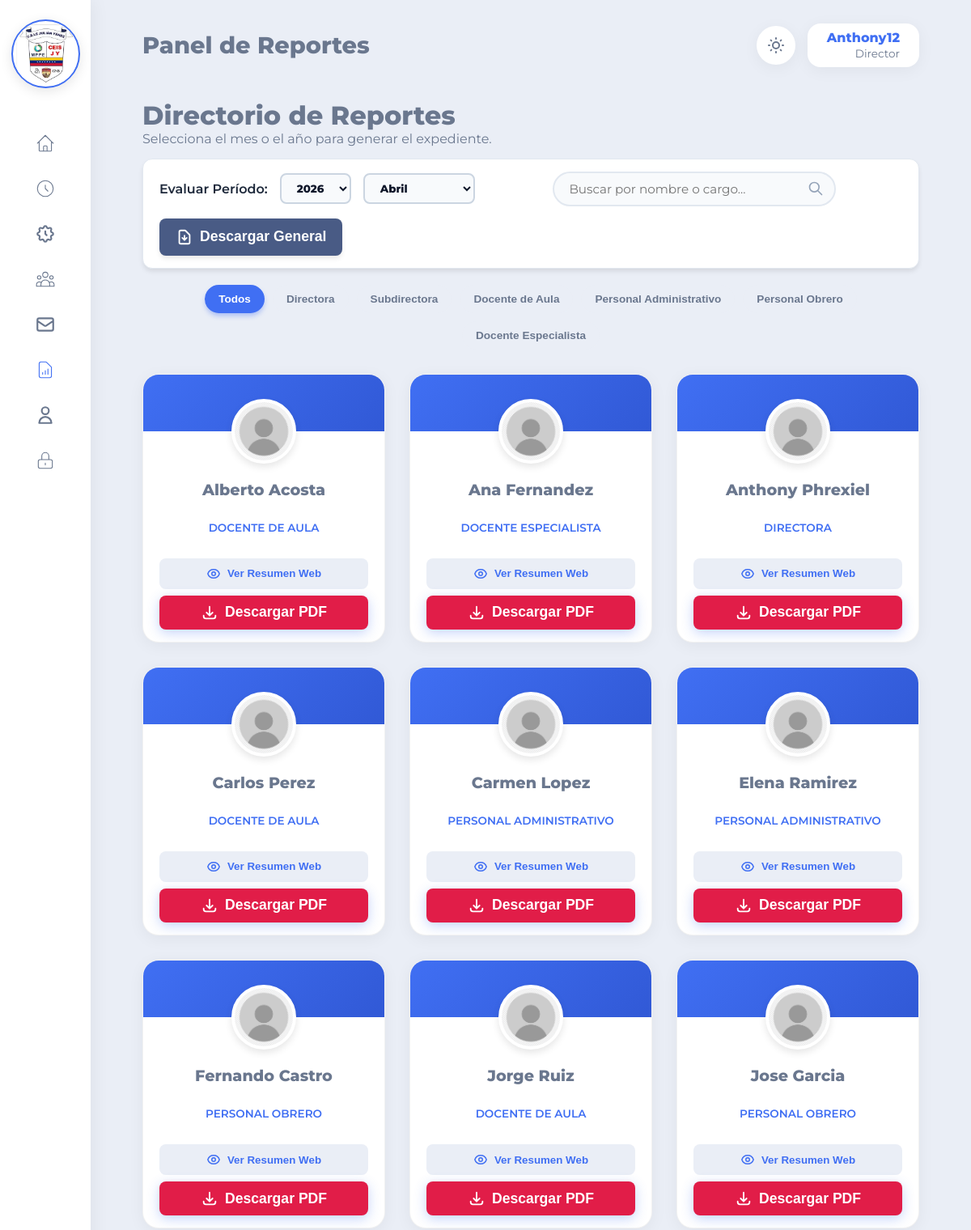
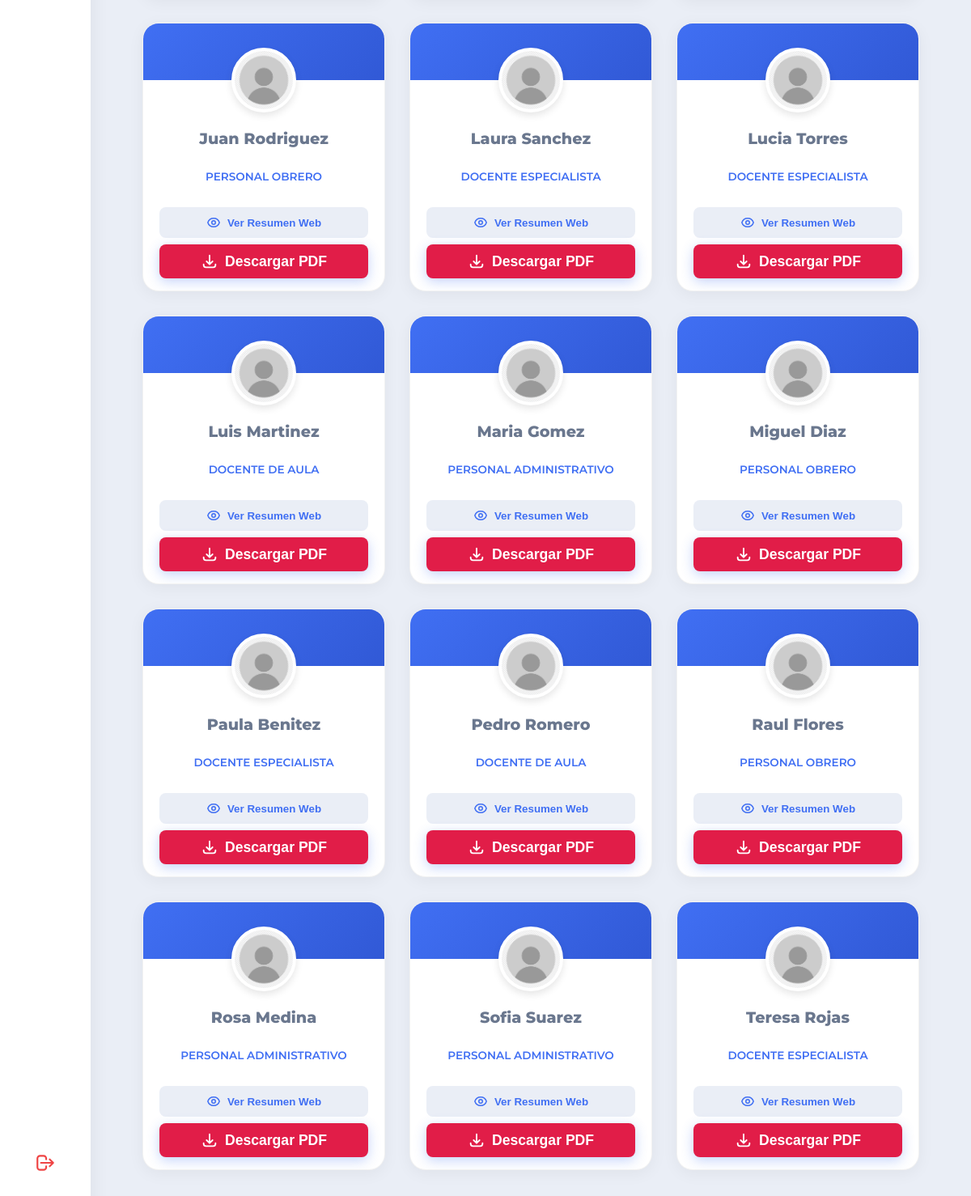
/vistas/reportes.php (signed in), run on the app's committed database (2 pictures, top to bottom).
### tables this page shows
CREATE TABLE `cargos` (
  `id_cargo` int(11) NOT NULL AUTO_INCREMENT,
  `nombre_cargo` varchar(100) NOT NULL,
  PRIMARY KEY (`id_cargo`)
);

CREATE TABLE `personal` (
  `id_personal` int(11) NOT NULL AUTO_INCREMENT,
  `cedula` varchar(15) NOT NULL,
  `nombres` varchar(100) NOT NULL,
  `apellidos` varchar(100) NOT NULL,
  `foto_perfil` varchar(255) NOT NULL DEFAULT 'default.png',
  `telefono` varchar(20) NOT NULL,
  `id_cargo` int(11) NOT NULL,
  `id_usuario` int(11) NOT NULL,
  `hora_entrada_personalizada` time DEFAULT NULL,
  `hora_salida_personalizada` time DEFAULT NULL,
  `fecha_ingreso` date DEFAULT curdate(),
  PRIMARY KEY (`id_personal`),
  UNIQUE KEY `cedula_unica` (`cedula`),
  KEY `fk_personal_cargo` (`id_cargo`),
  KEY `fk_personal_usuario` (`id_usuario`),
  CONSTRAINT `fk_personal_cargo` FOREIGN KEY (`id_cargo`) REFERENCES `cargos` (`id_cargo`) ON UPDATE CASCADE,
  CONSTRAINT `fk_personal_usuario` FOREIGN KEY (`id_usuario`) REFERENCES `usuarios` (`id_usuario`) ON DELETE CASCADE ON UPDATE CASCADE
);

### vistas/reportes.php (the view, shortened to what this page needs)
<?php
require_once '../configuracion/conexion.php';
$id_rol = $_SESSION['id_rol'];
$es_directivo = ($id_rol == 1 || $id_rol == 2);
if ($es_directivo) {
    $stmt_fechas = $conexion->query("SELECT DISTINCT YEAR(fecha) as anio, MONTH(fecha) as mes FROM asistencias ORDER BY anio DESC, mes DESC");
}
$fechas_bd = $stmt_fechas->fetchAll(PDO::FETCH_ASSOC);
$anios_disponibles = [];
foreach ($fechas_bd as $f) {
    if (!in_array($f['anio'], $anios_disponibles)) {
        $anios_disponibles[] = $f['anio'];
    }
}
$stmt_cargos = $conexion->query("SELECT id_cargo, nombre_cargo FROM cargos ORDER BY id_cargo ASC");
$cargos = $stmt_cargos->fetchAll(PDO::FETCH_ASSOC);
if ($es_directivo) {
    $sql_personal = "
        SELECT p.id_personal, p.nombres, p.apellidos, p.foto_perfil, p.id_cargo, c.nombre_cargo
        FROM personal p
        INNER JOIN cargos c ON p.id_cargo = c.id_cargo
        INNER JOIN usuarios u ON p.id_usuario = u.id_usuario
        WHERE u.estado = 'Activo'
        ORDER BY p.nombres ASC";
    $stmt_personal = $conexion->query($sql_personal);
}
$lista_personal = $stmt_personal->fetchAll(PDO::FETCH_ASSOC);
?>
<!DOCTYPE html>
<html lang="es" data-theme="light">
<head>
    <link rel="stylesheet" href="../recursos/css/principal.css?v=<?php echo time(); ?>">
</head>
<body>
    <?php $pagina_activa = 'reportes'; require_once 'componentes/sidebar.php'; ?>
    <div class="contenedor-principal">
        <?php $titulo_pagina = $es_directivo ? 'Panel de Reportes' : 'Mi Reporte de Asistencia'; require_once 'componentes/topbar.php'; ?>
        <main class="contenido">
            <div class="cabecera-personal" style="margin-block-end: 15px;">
                <div>
                    <h1><?php echo $es_directivo ? 'Directorio de Reportes' : 'Mi Reporte Mensual'; ?></h1>
                    <p>Selecciona el mes o el año para generar el expediente.</p>
                </div>
            </div>
            <div class="contenedor-filtros-globales" <?php if(!$es_directivo) echo 'style="justify-content: flex-start;"'; ?>>
                <div class="grupo-selectores">
                    <span style="font-weight: 600;">Evaluar Período:</span>
                    <select id="anio_global">
                        <?php if(empty($anios_disponibles)): ?>
                            <option value="<?php echo date('Y'); ?>"><?php echo date('Y'); ?></option>
                        <?php else: ?>
                            <?php foreach($anios_disponibles as $a): ?>
                                <option value="<?php echo $a; ?>"><?php echo $a; ?></option>
                            <?php endforeach; ?>
                        <?php endif; ?>
                    </select>
                    <select id="mes_global"></select>
                </div>
                <?php if ($es_directivo): ?>
                    <div class="contenedor-busqueda-elegante">
                        <input type="text" id="buscador-empleados" class="campo-busqueda-elegante" placeholder="Buscar por nombre o cargo...">
                    </div>
                    <div class="grupo-acciones-derecha">
                        <button onclick="descargarPDF('todos')" class="btn-guardar" style="display: flex; align-items: center; justify-content: center; gap: 8px; border-radius: 8px; padding: 10px 20px; background-color: #495b85; color: white; border: none; font-weight: bold; cursor: pointer; box-shadow: 0 4px 6px -1px rgba(0,0,0,0.1); transition: 0.2s; block-size: 46px; white-space: nowrap;">
                            Descargar General
                        </button>
                    </div>
                <?php endif; ?>
            </div>
            <?php if ($es_directivo): ?>
                <div class="botones-filtro-cargo" id="contenedor-filtros">
                    <button class="btn-filtro activo" onclick="aplicarFiltrosCombinados('todos', this)">Todos</button>
                    <?php foreach($cargos as $c): ?>
                        <button class="btn-filtro" onclick="aplicarFiltrosCombinados(<?php echo $c['id_cargo']; ?>, this)">
                            <?php echo htmlspecialchars($c['nombre_cargo']); ?>
                        </button>
                    <?php endforeach; ?>
                </div>
            <?php endif; ?>
            <div class="grid-perfiles" id="directorio-personal">
                <?php foreach ($lista_personal as $emp): ?>
                    <div class="tarjeta-perfil" data-cargo="<?php echo $emp['id_cargo']; ?>">
                        <div class="contenedor-avatar" style="margin-block-start: -40px; inline-size: 80px; block-size: 80px;">
                            <img src="../recursos/img/perfiles/<?php echo htmlspecialchars($emp['foto_perfil']); ?>" alt="Foto">
                        </div>
                        <div class="info-perfil" style="padding-block-start: 10px;">
                            <h3 class="nombre-empleado"><?php echo htmlspecialchars($emp['nombres'] . ' ' . $emp['apellidos']); ?></h3>
                            <span class="cargo-empleado"><?php echo htmlspecialchars($emp['nombre_cargo']); ?></span>
                            <div class="acciones-perfil">
                                <button onclick="abrirResumen(<?php echo $emp['id_personal']; ?>, '<?php echo addslashes($emp['nombres'] . ' ' . $emp['apellidos']); ?>', '<?php echo addslashes($emp['nombre_cargo']); ?>')" class="btn-editar-horario" style="inline-size: 100%; display: flex; align-items: center; justify-content: center; gap: 8px; padding: 10px; border-radius: 8px; font-weight: bold; cursor: pointer;">
                                    Ver Resumen Web
                                </button>
                                <button onclick="descargarPDF(<?php echo $emp['id_personal']; ?>)" class="btn-guardar" style="inline-size: 100%; display: flex; align-items: center; justify-content: center; gap: 8px; border-radius: 8px; background-color: #e11d48; color: white; border: none; padding: 10px; font-weight: bold; cursor: pointer; transition: 0.2s;">
                                    <svg xmlns="http://www.w3.org/2000/svg" width="18" height="18" fill="none" viewBox="0 0 24 24" stroke="currentColor"><path stroke-linecap="round" stroke-linejoin="round" stroke-width="2" d="M4 16v1a3 3 0 003 3h10a3 3 0 003-3v-1m-4-4l-4 4m0 0l-4-4m4 4V4" /></svg>
                                    Descargar PDF
                                </button>
                            </div>
                        </div>
                    </div>
                <?php endforeach; ?>
            </div>
        </main>
    </div>
</body>
</html>

### recursos/css/principal.css (style rules this page uses)
* { margin: 0; padding: 0; box-sizing: border-box; }
:root { --primary-color: #406ff3; --primary-hover: #3159d6; --text-color: #6a778e; --bg-light: #eaeef6; --white: #ffffff; --navbar-bg: #ffffff; --tooltip-bg: #ffffff; --tooltip-color: #406ff3; --border-radius: 16px; --shadow-sm: 0 4px 20px rgba(0, 0, 0, 0.05); --shadow-md: 0 8px 30px rgba(0, 0, 0, 0.08); }
.contenedor-busqueda-elegante { position: relative; display: flex; align-items: center; inline-size: 100%; max-inline-size: 350px; margin: 0 auto 20px auto; }
.campo-busqueda-elegante { inline-size: 100%; padding: 10px 40px 10px 18px; border-radius: 25px; border: 2px solid #e2e8f0; background: #f8fafc; color: #1e293b; font-size: 0.95rem; font-family: 'Montserrat', sans-serif; transition: 0.3s; outline: none; }
.botones-filtro-cargo { display: flex; flex-wrap: wrap; gap: 10px; margin-block-end: 20px; justify-content: center; }
.btn-filtro { background: var(--bg-light); border: 2px solid transparent; color: var(--text-color); padding: 8px 15px; border-radius: 20px; cursor: pointer; font-weight: 600; font-size: 0.85rem; transition: 0.2s; }
.btn-filtro.activo { background: var(--primary-color); color: white; border-color: var(--primary-color); box-shadow: 0 4px 6px -1px rgba(64, 111, 243, 0.4); }
.contenedor-filtros-globales { display: flex; justify-content: space-between; align-items: center; flex-wrap: wrap; gap: 15px; background: #ffffff; padding: 15px 20px; border-radius: 12px; margin-block-end: 20px; border: 1px solid #e2e8f0; box-shadow: 0 4px 6px -1px rgba(0, 0, 0, 0.1); color: #1e293b; }
body { font-family: 'Montserrat', sans-serif; background-color: var(--bg-light); color: var(--text-color); display: flex; inline-size: 100vw; block-size: 100vh; overflow: hidden; transition: background-color 0.3s ease; }
.contenedor-principal { flex-grow: 1; block-size: 100vh; overflow-y: auto; padding: 1.8rem 4rem; background-color: var(--bg-light); }
.btn-guardar, .btn-cancelar { display: inline-flex; align-items: center; gap: 10px; padding: 1rem 2rem; font-size: 1.1rem; font-weight: bold; border-radius: 50px; cursor: pointer; text-decoration: none; border: none; transition: 0.2s; }
.btn-guardar { background-color: var(--primary-color); color: white; box-shadow: 0 4px 15px rgba(64, 111, 243, 0.3); }
.btn-guardar svg, .btn-cancelar svg { inline-size: 22px; block-size: 22px; }
.cabecera-personal { display: flex; justify-content: space-between; align-items: center; margin-block-end: 25px; }
.grid-perfiles { display: grid; grid-template-columns: repeat(auto-fill, minmax(260px, 1fr)); gap: 30px; padding-block-end: 30px; }
.tarjeta-perfil { background: var(--navbar-bg); border-radius: 20px; overflow: hidden; box-shadow: var(--shadow-sm); transition: transform 0.3s ease, box-shadow 0.3s ease; display: flex; flex-direction: column; border: 1px solid rgba(0,0,0,0.05); text-align: center; }
.contenedor-avatar { inline-size: 100px; block-size: 100px; margin: -50px auto 10px auto; border-radius: 50%; border: 4px solid var(--navbar-bg); background-color: var(--white); position: relative; z-index: 2; overflow: hidden; box-shadow: 0 4px 10px rgba(0,0,0,0.1); }
.contenedor-avatar img { inline-size: 100%; block-size: 100%; object-fit: cover; }
.info-perfil { padding: 0 20px 20px 20px; display: flex; flex-direction: column; flex-grow: 1; }
.nombre-empleado { margin: 0; font-size: 1.2rem; color: var(--text-color); font-weight: 800; }
.cargo-empleado { color: var(--primary-color); font-weight: 600; font-size: 0.85rem; margin-block-end: 15px; text-transform: uppercase; }
.acciones-perfil { margin-block-start: auto; padding-block-start: 15px; display: flex; gap: 10px; }
.btn-editar-horario { flex-grow: 1; background-color: var(--bg-light); color: var(--primary-color); border: none; padding: 10px; border-radius: 10px; font-weight: bold; cursor: pointer; display: flex; justify-content: center; align-items: center; gap: 5px; transition: 0.2s; }
.btn-editar-horario svg { inline-size: 18px; block-size: 18px; }
.contenedor-busqueda-elegante { position: relative; display: flex; align-items: center; inline-size: 100%; max-inline-size: 350px; margin: 0 auto; }
.campo-busqueda-elegante { inline-size: 100%; padding: 10px 40px 10px 18px; border-radius: 25px; border: 2px solid #e2e8f0; background: #f8fafc; color: #1e293b; font-size: 0.95rem; font-family: 'Montserrat', sans-serif; transition: all 0.3s ease; outline: none; }

### data on the page
cargos: nombre_cargo "Directora"
cargos: nombre_cargo "Subdirectora"
cargos: nombre_cargo "Docente de Aula"
cargos: nombre_cargo "Personal Administrativo"
cargos: nombre_cargo "Personal Obrero"
cargos: nombre_cargo "Docente Especialista"
personal: foto_perfil (placeholder picture), nombres+apellidos "Alberto Acosta", id_cargo.nombre_cargo "DOCENTE DE AULA"
personal: foto_perfil (placeholder picture), nombres+apellidos "Ana Fernandez", id_cargo.nombre_cargo "DOCENTE ESPECIALISTA"
personal: foto_perfil (placeholder picture), nombres+apellidos "Anthony Phrexiel", id_cargo.nombre_cargo "DIRECTORA"
personal: foto_perfil (placeholder picture), nombres+apellidos "Carlos Perez", id_cargo.nombre_cargo "DOCENTE DE AULA"
personal: foto_perfil (placeholder picture), nombres+apellidos "Carmen Lopez", id_cargo.nombre_cargo "PERSONAL ADMINISTRATIVO"
personal: foto_perfil (placeholder picture), nombres+apellidos "Elena Ramirez", id_cargo.nombre_cargo "PERSONAL ADMINISTRATIVO"
personal: foto_perfil (placeholder picture), nombres+apellidos "Fernando Castro", id_cargo.nombre_cargo "PERSONAL OBRERO"
personal: foto_perfil (placeholder picture), nombres+apellidos "Jorge Ruiz", id_cargo.nombre_cargo "DOCENTE DE AULA"
personal: foto_perfil (placeholder picture), nombres+apellidos "Jose Garcia", id_cargo.nombre_cargo "PERSONAL OBRERO"
personal: foto_perfil (placeholder picture), nombres+apellidos "Juan Rodriguez", id_cargo.nombre_cargo "PERSONAL OBRERO"
personal: foto_perfil (placeholder picture), nombres+apellidos "Laura Sanchez", id_cargo.nombre_cargo "DOCENTE ESPECIALISTA"
personal: foto_perfil (placeholder picture), nombres+apellidos "Lucia Torres", id_cargo.nombre_cargo "DOCENTE ESPECIALISTA"
personal: foto_perfil (placeholder picture), nombres+apellidos "Luis Martinez", id_cargo.nombre_cargo "DOCENTE DE AULA"
personal: foto_perfil (placeholder picture), nombres+apellidos "Maria Gomez", id_cargo.nombre_cargo "PERSONAL ADMINISTRATIVO"
personal: foto_perfil (placeholder picture), nombres+apellidos "Miguel Diaz", id_cargo.nombre_cargo "PERSONAL OBRERO"
personal: foto_perfil (placeholder picture), nombres+apellidos "Paula Benitez", id_cargo.nombre_cargo "DOCENTE ESPECIALISTA"
personal: foto_perfil (placeholder picture), nombres+apellidos "Pedro Romero", id_cargo.nombre_cargo "DOCENTE DE AULA"
personal: foto_perfil (placeholder picture), nombres+apellidos "Raul Flores", id_cargo.nombre_cargo "PERSONAL OBRERO"
personal: foto_perfil (placeholder picture), nombres+apellidos "Rosa Medina", id_cargo.nombre_cargo "PERSONAL ADMINISTRATIVO"
personal: foto_perfil (placeholder picture), nombres+apellidos "Sofia Suarez", id_cargo.nombre_cargo "PERSONAL ADMINISTRATIVO"
personal: foto_perfil (placeholder picture), nombres+apellidos "Teresa Rojas", id_cargo.nombre_cargo "DOCENTE ESPECIALISTA"

### other printed values
$titulo_pagina "Panel de Reportes"
$nombre "Anthony12"
$rol "Director"
form field value "2026"
